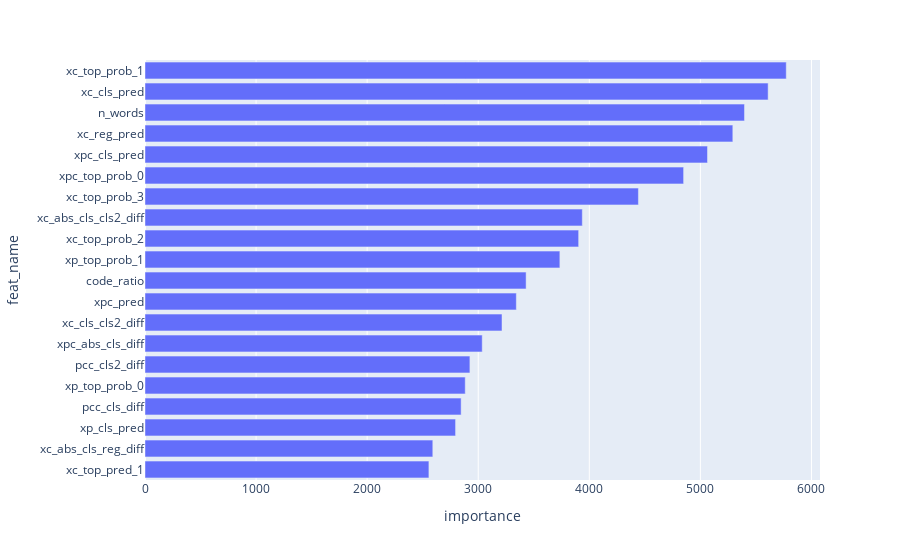

Here is the notebook cell this chart was saved with:
### Code cell
gezi.plot.feature_importance(lgb_model, topn=20)

### Figure 1 — Plotly figure (JSON) as saved in the notebook; plotly's stock layout.template omitted (floating-point values rounded to 4 significant figures)
{"data": [{"alignmentgroup": "True", "hovertemplate": "importance=%{x}<br>feat_name=%{y}<extra></extra>", "legendgroup": "", "marker": {"color": "#636efa", "pattern": {"shape": ""}}, "name": "", "offsetgroup": "", "orientation": "h", "showlegend": false, "textposition": "auto", "type": "bar", "x": [2556, 2591, 2796, 2846, 2883, 2925, 3036, 3214, 3343, 3431, 3735, 3904, 3937, 4442, 4849, 5064, 5292, 5397, 5610, 5773], "xaxis": "x", "y": ["xc_top_pred_1", "xc_abs_cls_reg_diff", "xp_cls_pred", "pcc_cls_diff", "xp_top_prob_0", "pcc_cls2_diff", "xpc_abs_cls_diff", "xc_cls_cls2_diff", "xpc_pred", "code_ratio", "xp_top_prob_1", "xc_top_prob_2", "xc_abs_cls_cls2_diff", "xc_top_prob_3", "xpc_top_prob_0", "xpc_cls_pred", "xc_reg_pred", "n_words", "xc_cls_pred", "xc_top_prob_1"], "yaxis": "y"}], "layout": {"barmode": "relative", "legend": {"tracegroupgap": 0}, "margin": {"t": 60}, "xaxis": {"anchor": "y", "domain": [0, 1], "title": {"text": "importance"}}, "yaxis": {"anchor": "x", "domain": [0, 1], "title": {"text": "feat_name"}}}}
